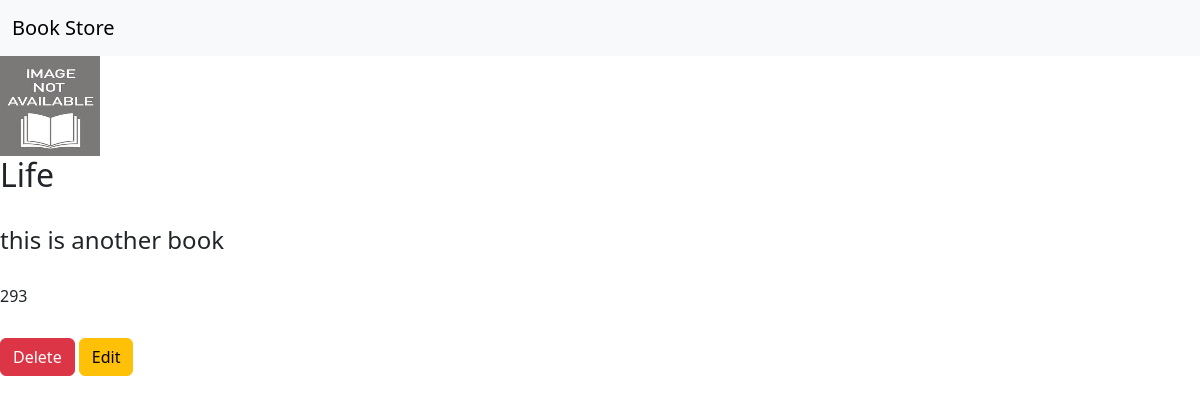
Page /book/3/ on the earlier database version.
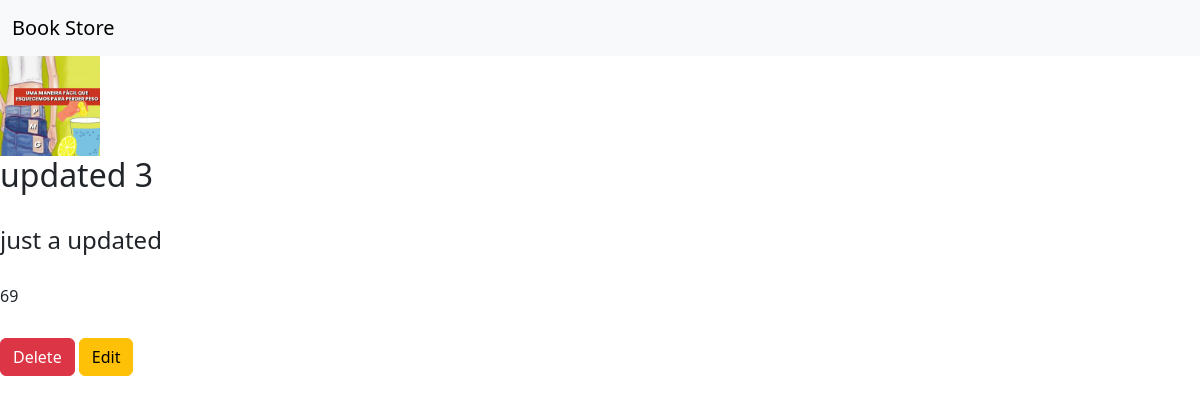
Same page on the later database version.
### myapp/models.py (models this page shows, shortened)
class Book(models.Model):
    name = models.CharField(max_length=100)
    description = models.CharField(max_length=300)
    price = models.IntegerField()
    book_image = models.ImageField(default='default_book.jpg',upload_to='book_images/')

### myapp/views.py (the view)
# urls.py: path('book/<int:id>/', views.details, name='details'),
def details(request,id):
    book = Book.objects.get(id=id)
    return render(request, "myapp/detail.html",{'book': book})

### myapp/templates/myapp/detail.html
{% extends 'myapp/base.html' %}]
{% block body_detail %}
<img width="100" height="100" src="{{book.book_image.url}}">
<h2>{{book.name}}</h2>
<br>
<h4>{{book.description}} </h4>
<br>
<h6>{{book.price}}</h6>
<br>
<a href="{% url 'myapp:delete' book.id %}" type="button" class="btn btn-danger">Delete</a>
<a href="{% url 'myapp:update' book.id %}" type="button" class="btn btn-warning">Edit</a>
{% endblock %}

### myapp/templates/myapp/base.html (shortened to what this page needs)
{% load static %}
<!DOCTYPE html>
<html lang="en">
<head>
            <link href="https://cdn.jsdelivr.net/npm/bootstrap@5.3.3/dist/css/bootstrap.min.css" rel="stylesheet">
            <link rel="stylesheet" href="{% static 'myapp/style.css' %}">
</head>
<body>
    <nav class="navbar navbar-expand-lg bg-body-tertiary">
        <div class="container-fluid">
          <a class="navbar-brand" href="{% url 'myapp:index' %}">Book Store</a>
        </div>
      </nav>
      <div>
        {% block body_detail %}
        {% endblock %}
      </div>
</body>
</html>

Differences in the rows shown:
changed Book: book_image: picture added in place of a placeholder; name "Life" → "updated 3"; description "this is another book" → "just a updated"; price "293" → "69"
